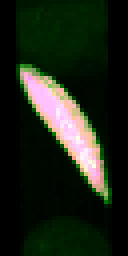
#> input picture bugs/week9_BugNIST2D_train/train/bug_01938.png, 32 x 64 px, found by its file name (shown 4 times larger); its folder holds only this picture in this run
$ jupyter execute --allow-errors MLP_final.ipynb
#> lines starting #> are read from the running program, lines starting #| are printed output that depends on the picture
### bugs/make_data.py

import numpy as np
import matplotlib.pyplot as plt
import skimage.io
import os

def make_data(example_nr, n_pts = 200, noise = 1):
    '''Make data for the neural network. The data is read from a png file in the
    cases folder, which must be placed together with your code.

    Parameters:
    example_nr : int
        1-7
    n_pts : int
        Number of points in each of the two classes
    noise : float
        Standard deviation of the Gaussian noise

    Returns:
    X : ndarray
        2 x n_pts array of points
    T : ndarray
        2 x n_pts array of boolean values
    x_grid : ndarray
        2 x n_pts array of points in regular grid for visualization
    dim : tuple of int
        Dimensions of the grid

    Example:
    example_nr = 1
    n_pts = 2000
    noise = 2
    X, T, x_grid, dim = make_data(example_nr, n_pts, noise)

    fig, ax = plt.subplots()
    ax.plot(X[0,T[0]], X[1,T[0]], '.r', alpha=0.3)
    ax.plot(X[0,T[1]], X[1,T[1]], '.g', alpha=0.3)
    ax.set_xlim(0, 100)
    ax.set_ylim(0, 100)
    ax.set_box_aspect(1)

    Authors: Vedrana Andersen Dahl and Anders Bjorholm Dahl - 20/3-2024
    vand@dtu.dk, abda@dtu.dk

    '''

    in_dir = 'cases/'
    file_names = sorted(os.listdir(in_dir))
    file_names = [f for f in file_names if f.endswith('.png')]

    im = skimage.io.imread(in_dir + file_names[example_nr-1])

    [r_white, c_white] = np.where(im == 255)
    [r_gray, c_gray] = np.where(im == 127)
    n_white = np.minimum(r_white.shape[0], n_pts)
    n_gray = np.minimum(r_gray.shape[0], n_pts)

    rid_white = np.random.permutation(r_white.shape[0])
    rid_gray = np.random.permutation(r_gray.shape[0])
    pts_white = np.array([c_white[rid_white[:n_white]], r_white[rid_white[:n_white]]])
    pts_gray = np.array([c_gray[rid_gray[:n_gray]], r_gray[rid_gray[:n_gray]]])

    X = np.hstack((pts_white, pts_gray))/5 + np.random.randn(2, n_white+n_gray)*noise
    T = np.zeros((2, n_white+n_gray), dtype=bool)
    T[0,:n_white] = True
    T[1,n_white:] = True

    dim = (100, 100)
    QX, QY = np.meshgrid(range(0, dim[0]), range(0, dim[1]))
    x_grid = np.vstack((np.ravel(QX), np.ravel(QY)))

    return X, T, x_grid, dim

# [12 lines that do not run on import are left out]

### bugs/MLP_final.ipynb
[cell 1]
from make_data import make_data
from matplotlib import pyplot as plt
import numpy as np
from sklearn.model_selection import train_test_split
import seaborn as sns
from sklearn.metrics import confusion_matrix, accuracy_score

[cell 2]
example_nr = 3
n_pts = 10000
noise = 3
#> (the rest of this cell did not finish here and is left out)

#> (a cell that did not finish here is left out)

#> (a cell that did not finish here is left out)

[cell 5]
# Example architecture: 2 input features, 2 hidden layers with 10 and 8 units, and 2 output classes
architecture = [2, 10, 8, 2]  # [input_dim, hidden_layer_1, hidden_layer_2, output_dim]

[cell 6]
def initialize_weights_dynamic(architecture):
    """
    Initialize weights for a neural network with a variable number of layers.

    Args:
        architecture (list): List specifying the number of units in each layer.

    Returns:
        weights (list): List of weight matrices for each layer.
    """
    weights = []
    for i in range(len(architecture) - 1):
        # Initialize weights with He initialization
        input_units = architecture[i]
        output_units = architecture[i + 1]
        W = np.random.normal(0, 1, (input_units + 1, output_units)) * np.sqrt(2 / (input_units + 1))
        weights.append(W)

    return weights

[cell 7]
#architecture = [2, 3, 2]
weights = initialize_weights_dynamic(architecture)

for i in range(len(weights)):
    print(f"Layer {i} weights shape: {weights[i].shape}")

# architecture = [2, 10, 8, 2]

[cell 8]
def forward_pass_dynamic(X, weights):
    """
    Perform a forward pass through a neural network with multiple layers.

    Args:
        X (numpy.ndarray): Input data of shape (input_dim, num_samples).
        weights (list): List of weight matrices for each layer.

    Returns:
        activations (list): List of activations for each layer (including input and hidden layers).
        outputs (numpy.ndarray): Output of the network after softmax activation.
    """
    activations = [np.vstack((X, np.ones((1, X.shape[1]))))]  # Add bias to input and store as the first activation
    for W in weights[:-1]:  # For all layers except the output layer
        z = np.dot(W.T, activations[-1])  # Compute z = W * activations of the previous layer
        h = np.maximum(z, 0)  # Apply ReLU activation
        h = np.vstack((h, np.ones((1, h.shape[1]))))  # Add bias
        activations.append(h)  # Store activations for this layer

    # Output layer
    z = np.dot(weights[-1].T, activations[-1])  # Compute z for the output layer
    e_x = np.exp(z - np.max(z, axis=0))  # Apply softmax activation
    outputs = e_x / e_x.sum(axis=0)  # Normalize to get probabilities

    return activations, outputs

[cell 9]
W1 = weights[0]  # First layer weights
W2 = weights[1]  # Second layer weights
W3 = weights[2]  # Third layer weights

# Add bias to the input
#> (the rest of this cell did not finish here and is left out)

[cell 10]
""" for i in range(len(weights) - 2, -1, -1):  # Iterate from the second-to-last layer to the first
    print(i)
    W_no_bias = weights[i][:-1, :]
    print('W_no_bias: ', W_no_bias.shape)

    h_no_bias = h[i][:-1, :]
    print(f'h_no_bias (layer {i + 1}): ', h_no_bias.shape)

    a = h_no_bias > 0
    print(f'a (ReLU derivative, layer {i + 1}): ', a.shape)

    # Partial derivative for W1
    delta1 = np.dot(W_no_bias, delta2) * a
    print(f'delta1 (layer {i}): ', delta1.shape)

    X_ones = np.vstack((X_c, np.ones((1, X_c.shape[1]))))  # Add bias to input
    q1 = np.dot(X_ones, delta1.T) / X_c.shape[1]  # Average over minibatch

    q1 = np.dot(h[i], delta1.T) / X.shape[1]  # Average over batch
    print(f'q1 (layer {i}): ', q1.shape)

    # Update the weights for the current layer
    weights[i] -= lr * q1
    print(f'Updated weights for layer {i}: ', weights[i].shape)

    # Update delta2 for the next layer
    delta2 = delta1
 """

#> (a cell that did not finish here is left out)

#> (a cell that did not finish here is left out)

[cell 13]
def backward_pass_dynamic(X, T, weights, activations, outputs, lr=0.001):
    """
    Perform the backward pass and update the weights of a dynamic neural network.

    Args:
        X (np.ndarray): Input data of shape (input_dim, num_samples).
        T (np.ndarray): One-hot encoded target labels of shape (output_dim, num_samples).
        weights (list): List of weight matrices for each layer (to be updated in-place).
        activations (list): List of activations from the forward pass (including bias units).
        outputs (np.ndarray): Output of the network from the forward pass (after softmax).
        lr (float): Learning rate.

    Returns:
        None. The weights are updated in-place.
    """
    delta = outputs - T  # Output layer error
    grad = np.dot(activations[-1], delta.T) / X.shape[1]  # Gradient for output layer
    weights[-1] -= lr * grad  # Update output weights

    # Backpropagate through hidden layers
    for i in range(len(weights) - 2, -1, -1):
        W_no_bias = weights[i + 1][:-1, :]
        h_no_bias = activations[i + 1][:-1, :]
        relu_derivative = h_no_bias > 0

        delta = np.dot(W_no_bias, delta) * relu_derivative  # Compute delta for current layer
        grad = np.dot(activations[i], delta.T) / X.shape[1]  # Compute gradient
        weights[i] -= lr * grad  # Update weights

    return weights  # Return updated weights for verification (optional)

#> (a cell that did not finish here is left out)

[cell 15]
# [35 lines left out: function batch_optimization_dynamic, not called in this run]

#> (a cell that did not finish here is left out)

#> (a cell that did not finish here is left out)

[cell 18]
fig, ax = plt.subplots(1,2)
#> (the rest of this cell did not finish here and is left out)

# MINST DATASET

[cell 19]
def cross_entropy_loss(y, t):
    """
    Compute cross-entropy loss.

    Args:
        y (np.ndarray): Predicted probabilities, shape (num_classes, num_samples)
        t (np.ndarray): One-hot true labels, shape (num_classes, num_samples)

    Returns:
        float: Average cross-entropy loss
    """
    eps = 1e-10  # to avoid log(0)
    return -np.sum(t * np.log(y + eps)) / y.shape[1]

[cell 20]
def batch_optimization_dynamic2(X_train, T_train, weights, lr, batch_size, epochs):
    """
    Perform batch optimization and track training and validation error.

    Returns:
        weights (list): Updated weights for each layer.
    """
    num_samples = X_train.shape[1]
    train_errors = []

    for epoch in range(epochs):
        indices = np.random.permutation(num_samples)
        X_train_shuffled = X_train[:, indices]
        T_train_shuffled = T_train[:, indices]

        for i in range(0, num_samples, batch_size):
            X_batch = X_train_shuffled[:, i:i + batch_size]
            T_batch = T_train_shuffled[:, i:i + batch_size]

            activations, outputs = forward_pass_dynamic(X_batch, weights)
            backward_pass_dynamic(X_batch, T_batch, weights, activations, outputs, lr)

        # Compute training and validation loss at the end of the epoch
        _, train_outputs = forward_pass_dynamic(X_train, weights)
        train_loss = cross_entropy_loss(train_outputs, T_train)
        train_errors.append(train_loss)

        print(f"Epoch {epoch + 1}/{epochs} completed. Training loss: {train_loss:.4f}")

    # Plot
    plt.plot(train_errors, label='Training loss')
    plt.xlabel('Epoch')
    plt.ylabel('Cross-Entropy Loss')
    plt.title('Training Loss per Epoch')
    plt.legend()
    plt.grid(True)
    plt.show()

    return weights

[cell 21]
# LOAD SKLEARN.DATASETS.LOAD_DIGITS()
from sklearn.datasets import load_digits

# Load the digits dataset
digits = load_digits()

X_digits = digits.data
y_digits = digits.target

# see one imgage
plt.imshow(X_digits[0].reshape(8, 8), cmap='gray')
plt.title(f"Label: {y_digits[0]}")
plt.show()
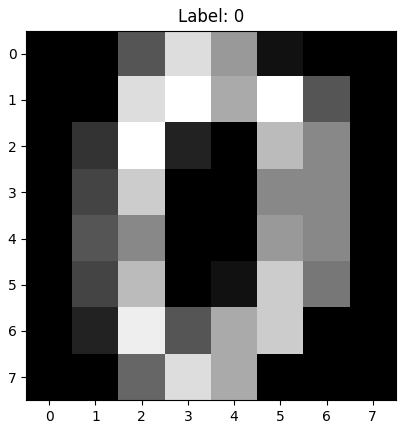
#> figure drawn by matplotlib, 1 panel

print(X_digits[0].dtype)
print(X_digits[0].shape)
print(X_digits[0].min())
print(X_digits[0].max())

X_digits = X_digits / 16.0  # Normalize pixel values to [0, 1]
print(X_digits[0].min())
print(X_digits[0].max())


# Reshape the data to have 64 features (8x8 images)
X_digits = X_digits.reshape(X_digits.shape[0], -1).T  # Shape: (64, num_samples)

T_digits = np.zeros((10, X_digits.shape[1]))  # One-hot encoding for 10 classes
for i in range(X_digits.shape[1]):
    T_digits[y_digits[i], i] = 1  # Set the corresponding class to 1

print("X_digits shape:", X_digits.shape)
print("T_digits shape:", T_digits.shape)

[cell 22]
# Split the dataset into training and testing sets and validation sets
X_train_digits, X_test_digits, T_train_digits, T_test_digits = train_test_split(X_digits.T, T_digits.T, test_size=0.2, random_state=42)
X_train_digits = X_train_digits.T  # Transpose back to original shape
X_test_digits = X_test_digits.T    # Transpose back to original shape
T_train_digits = T_train_digits.T  # Transpose back to original shape
T_test_digits = T_test_digits.T    # Transpose back to original shape
print("Training data shape:", X_train_digits.shape)
print("Training labels shape:", T_train_digits.shape)
print("Testing data shape:", X_test_digits.shape)
print("Testing labels shape:", T_test_digits.shape)

[cell 23]
# Define architecture
# architecture = [X_train_digits.shape[0], 4, 8, 10, 8, 4, T_train_digits.shape[0]]  # 2 input features, 2 hidden layers, 2 output classes
architecture = [X_train_digits.shape[0], 8, 10, 8, T_train_digits.shape[0]]  # 2 input features, 2 hidden layers, 2 output classes


# Initialize weights
weights = initialize_weights_dynamic(architecture)

# Train the network
weights = batch_optimization_dynamic2(X_train_digits, T_train_digits, weights, lr=0.001, batch_size=8, epochs=400)
#> in batch_optimization_dynamic2, `plt.show()`:
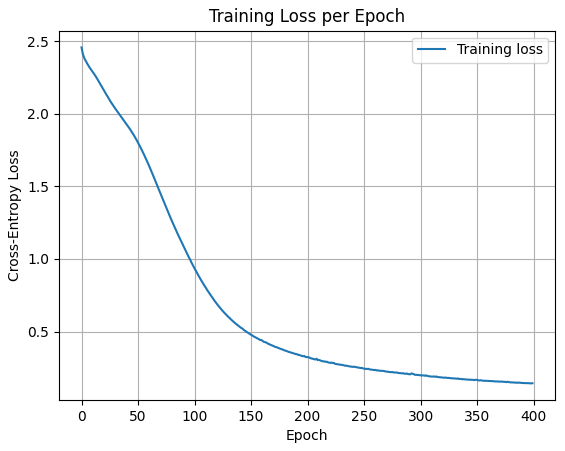
#> figure drawn by matplotlib, 1 panel; curve peaks at x = 0, y = 2.46

# Test the network
_, y_test = forward_pass_dynamic(X_test_digits, weights)

# Compute predictions
predicted_classes = np.argmax(y_test, axis=0)
real_classes = np.argmax(T_test_digits, axis=0)
accuracy = np.mean(predicted_classes == real_classes)
print(f"Accuracy: {accuracy * 100:.2f}%")

[cell 24]
def plot_confusion_matrix(X, T, weights, class_names=None, title="Confusion Matrix"):
    """
    Plot the confusion matrix and compute accuracy for a classifier.

    Args:
        X (np.ndarray): Input data, shape (input_dim, num_samples).
        T (np.ndarray): True labels (one-hot), shape (num_classes, num_samples).
        weights (list): Trained weights of the model.
        class_names (list): Optional, list of class names.
        title (str): Title for the plot.
    """
#> called with T = array of shape (10, 360), title = 'MNIST Confusion Matrix'
    # Forward pass to get predictions
    _, outputs = forward_pass_dynamic(X, weights)
    y_pred = np.argmax(outputs, axis=0)
    y_true = np.argmax(T, axis=0)

    # Compute confusion matrix and accuracy
    cm = confusion_matrix(y_true, y_pred)
    acc = accuracy_score(y_true, y_pred)
    print(f"Accuracy: {acc * 100:.2f}%")

    # Plot confusion matrix
    plt.figure(figsize=(8, 6))
    sns.heatmap(cm, annot=True, fmt='d', cmap='Blues',
                xticklabels=class_names, yticklabels=class_names)
    plt.xlabel('Predicted')
    plt.ylabel('True')
    plt.title(f"{title}\nAccuracy: {acc * 100:.2f}%")
    plt.tight_layout()
    plt.show()
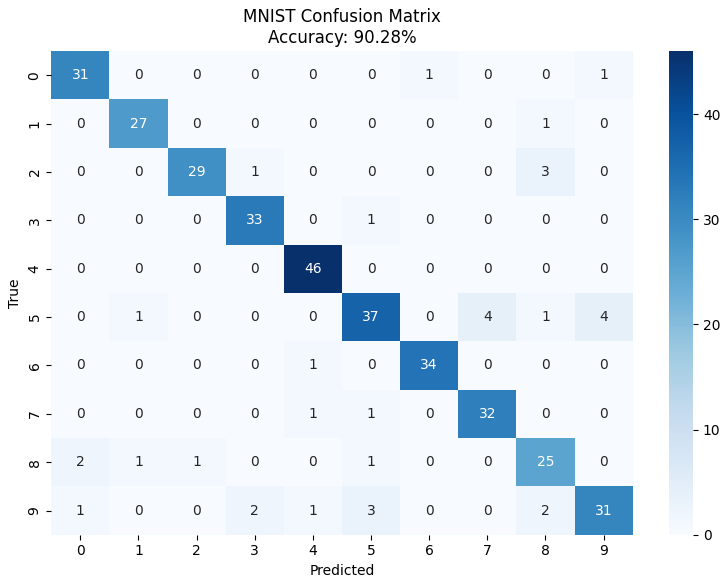
#> figure drawn by matplotlib, 2 panels

[cell 25]
class_names = [str(i) for i in range(10)]
plot_confusion_matrix(X_test_digits, T_test_digits, weights, class_names=class_names, title="MNIST Confusion Matrix")

# BUGS

[cell 26]
import os
from skimage import io
import cv2
import numpy as np
from sklearn.model_selection import train_test_split
from sklearn.model_selection import train_test_split
import matplotlib.pyplot as plt
import scipy.ndimage

[cell 27]
folder = "./data/week9_BugNIST2D_train/train/"
filename = 'bug_00000.png'
#> (the rest of this cell did not finish here and is left out)

[cell 28]
def load_images_from_folder(folder):
#> called with folder = './data/week9_BugNIST2D_train/train/'
    images = []
#> images = []
    for filename in sorted(os.listdir(folder)):
        img = io.imread(os.path.join(folder, filename))
#> img is the input picture: shape (64, 32, 3); mean R, G, B 29.2, 36.8, 23.8
        img_gray = cv2.cvtColor(img, cv2.COLOR_RGB2GRAY)
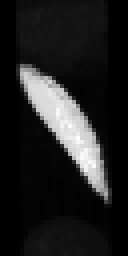
#> img_gray: shape (64, 32) (shown 4 times larger); min 0, max 252, mean 33.1
        img_gray = img_gray / 255.0  # Normalize pixel values to [0, 1]
        images.append(img_gray)

    return np.array(images)

# Load images from the folder
X_images = load_images_from_folder(folder)
print(X_images.shape)  # Should be (num_images, height, width)

[cell 29]
# [16 lines left out: function one_hot_encode, not called in this run]

# Path to the train_targets.txt file
targets_file = '/Users/albapi/Desktop/uni/2n_sem/adv_image_analysis/code/wk09/week9_BugNIST2D_train/train_targets.txt'

# Read the targets
#> (the rest of this cell did not finish here and is left out)

[cell 30]
def resize_images_to_vectors(images):
    num_images, height, width = images.shape
#> num_images = 1; height = 64; width = 32
    return images.reshape(num_images, height * width)

# Resize images to vectors
X_vectors = resize_images_to_vectors(X_images)
print(f"Original shape: {X_images.shape}")
print(f"Resized shape: {X_vectors.shape}")
